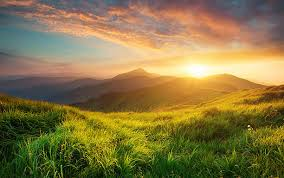
#> input picture Dataset/images2.jpeg, 284 x 178 px
$ jupyter execute --allow-errors Test.ipynb   (shell and % lines are left out)
#> lines starting #> are read from the running program, lines starting #| are printed output that depends on the picture
#> further down, image is the input picture: shape (178, 284, 3); mean B, G, R 68.7, 118.2, 135.2
#| Loaded image: (178, 284, 3)
### smart_augmentation/geometric.py
# smart_augmentation/geometric.py
import cv2
import numpy as np

def flip(image, mode="horizontal"):
    if mode == "horizontal":
        return cv2.flip(image, 1)
    elif mode == "vertical":
        return cv2.flip(image, 0)
    return image

def rotate(image, angle=15):
#> called with angle = 30
    h, w = image.shape[:2]
#> h = 178; w = 284
    M = cv2.getRotationMatrix2D((w / 2, h / 2), float(np.random.uniform(-angle, angle)), 1.0)
    return cv2.warpAffine(image, M, (w, h), flags=cv2.INTER_LINEAR, borderMode=cv2.BORDER_REFLECT101)
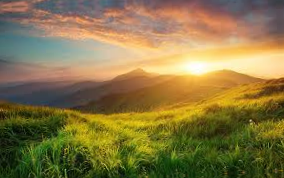
#> returned value: shape (178, 284, 3); mean of channels 0, 1, 2 68.8, 118.4, 135.6; drawn as B, G, R
#> in flip, `return cv2.flip(image, 0)`:
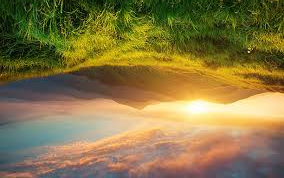
#> returned value: shape (178, 284, 3); mean of channels 0, 1, 2 68.7, 118.2, 135.2; drawn as B, G, R

# [7 lines left out: function translate, not called in this run]

def scale(image, scale_range=(0.8, 1.2)):
#> called with scale_range = (0.8, 1.2)
    scale_factor = float(np.random.uniform(*scale_range))
    h, w = image.shape[:2]
#> h = 178; w = 284
    resized = cv2.resize(image, None, fx=scale_factor, fy=scale_factor, interpolation=cv2.INTER_LINEAR)
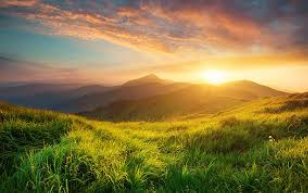
#> resized: shape (193, 308, 3); mean B, G, R 68.7, 118.2, 135.3
    return cv2.resize(resized, (w, h), interpolation=cv2.INTER_LINEAR)

# [77 lines left out: functions shear, crop, perspective_transform, elastic_deformation, all_geometric, not called in this run]

### Test.ipynb
[cell 1]
import cv2
import os
import matplotlib.pyplot as plt
from smart_augmentation import geometric, color, occlusion, noise, video, utils

[cell 2]
# Helper function to display images
def show_image(img, title="Image"):
    plt.imshow(cv2.cvtColor(img, cv2.COLOR_BGR2RGB))
    plt.title(title)
    plt.axis("off")
    plt.show()

[cell 3]
# ===============================
# ✅ Step 2: Load an Image
# ===============================
img_path = "Dataset/images2.jpeg"   # change if needed
image = cv2.imread(img_path)
print("Loaded image:", image.shape)
show_image(image, "Original Image")

[cell 4]
# ===============================
# ✅ Step 3: Test Geometric Transforms
# ===============================
rotated = geometric.rotate(image, angle=30)
flipped = geometric.flip(image, mode="vertical")
scaled = geometric.scale(image, scale_range=(0.8, 1.2))

show_image(rotated, "Rotated (30°)")
show_image(flipped, "Flipped Horizontally")
show_image(scaled, "Scaled (1.3x)")

[cell 5]
import numpy as np
def show_image(img, title=""):
    img = np.clip(img, 0, 255).astype(np.uint8)
    plt.imshow(cv2.cvtColor(img, cv2.COLOR_BGR2RGB))
    plt.title(title)
    plt.axis("off")
    plt.show()

#> (a cell that did not finish here is left out)

#> (a cell that did not finish here is left out)

#> (a cell that did not finish here is left out)

[cell 9]
# ===============================
# ✅ Step 8: Test Report Generation
# ===============================
report_path = "augmentation_report.txt"
utils.generate_report_for_folder("Dataset", report_path)
#> (this line was passed over: smart_augmentation is not available in this run)

# Display generated report
with open(report_path, "r") as f:
#> (reads augmentation_report.txt from the repository)
    print(f.read())

[cell 10]
# ===============================
# ✅ Step 7: Test Video Augmentation
# ===============================
input_video = "Dataset/video.mp4"  # add a short sample video
output_dir = "Augmented_Videos"
os.makedirs(output_dir, exist_ok=True)

#> (the rest of this cell did not finish here and is left out)

[cell 11]
# Load an image
image_path = "Dataset/images.jpeg"   # change to your actual image
image = cv2.imread(image_path)
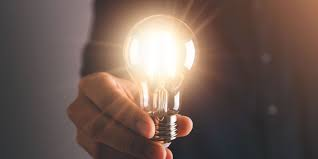
#> input picture Dataset/images.jpeg, 318 x 159 px
#> image is the input picture: shape (159, 318, 3); mean B, G, R 84, 92, 110.9

# Analyze the image
#> (the rest of this cell did not finish here and is left out)
